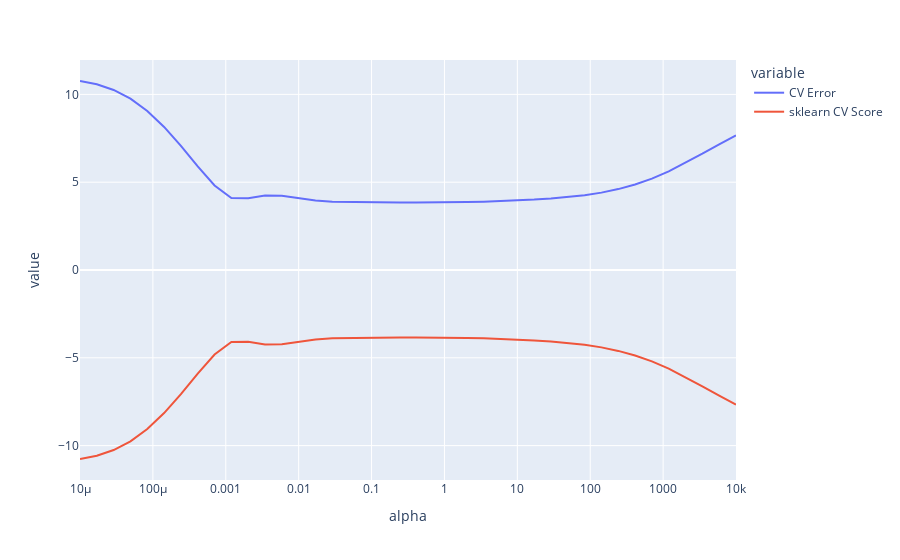

The code cell stored with this chart in its notebook:
### Code cell
px.line(error_vs_alpha, x = "alpha", y = ["CV Error", "sklearn CV Score"], log_x=True)

### Figure 1 — Plotly figure (JSON) as saved in the notebook; plotly's stock layout.template omitted (floating-point values rounded to 4 significant figures)
{"data": [{"hovertemplate": "variable=CV Error<br>alpha=%{x}<br>value=%{y}<extra></extra>", "legendgroup": "CV Error", "line": {"color": "#636efa", "dash": "solid"}, "marker": {"symbol": "circle"}, "mode": "lines", "name": "CV Error", "orientation": "v", "showlegend": true, "type": "scatter", "x": [1e-05, 1.701e-05, 2.894e-05, 4.924e-05, 8.377e-05, 0.0001425, 0.0002424, 0.0004125, 0.0007017, 0.001194, 0.002031, 0.003455, 0.005878, 0.01, 0.01701, 0.02894, 0.04924, 0.08377, 0.1425, 0.2424, 0.4125, 0.7017, 1.194, 2.031, 3.455, 5.878, 10, 17.01, 28.94, 49.24, 83.77, 142.5, 242.4, 412.5, 701.7, 1194.0, 2031.0, 3455.0, 5878.0, 10000], "xaxis": "x", "y": [10.76, 10.58, 10.25, 9.756, 9.055, 8.148, 7.07, 5.905, 4.811, 4.104, 4.08, 4.241, 4.225, 4.087, 3.957, 3.89, 3.868, 3.859, 3.85, 3.842, 3.837, 3.838, 3.848, 3.867, 3.893, 3.925, 3.963, 4.01, 4.07, 4.149, 4.257, 4.407, 4.608, 4.87, 5.204, 5.617, 6.1, 6.625, 7.158, 7.666], "yaxis": "y"}, {"hovertemplate": "variable=sklearn CV Score<br>alpha=%{x}<br>value=%{y}<extra></extra>", "legendgroup": "sklearn CV Score", "line": {"color": "#EF553B", "dash": "solid"}, "marker": {"symbol": "circle"}, "mode": "lines", "name": "sklearn CV Score", "orientation": "v", "showlegend": true, "type": "scatter", "x": [1e-05, 1.701e-05, 2.894e-05, 4.924e-05, 8.377e-05, 0.0001425, 0.0002424, 0.0004125, 0.0007017, 0.001194, 0.002031, 0.003455, 0.005878, 0.01, 0.01701, 0.02894, 0.04924, 0.08377, 0.1425, 0.2424, 0.4125, 0.7017, 1.194, 2.031, 3.455, 5.878, 10, 17.01, 28.94, 49.24, 83.77, 142.5, 242.4, 412.5, 701.7, 1194.0, 2031.0, 3455.0, 5878.0, 10000], "xaxis": "x", "y": [-10.76, -10.58, -10.25, -9.756, -9.055, -8.148, -7.07, -5.905, -4.811, -4.104, -4.08, -4.241, -4.225, -4.087, -3.957, -3.89, -3.868, -3.859, -3.85, -3.842, -3.837, -3.838, -3.848, -3.867, -3.893, -3.925, -3.963, -4.01, -4.07, -4.149, -4.257, -4.407, -4.608, -4.87, -5.204, -5.617, -6.1, -6.625, -7.158, -7.666], "yaxis": "y"}], "layout": {"autosize": true, "legend": {"title": {"text": "variable"}, "tracegroupgap": 0}, "margin": {"t": 60}, "xaxis": {"anchor": "y", "autorange": true, "domain": [0, 1], "range": [-5, 4], "title": {"text": "alpha"}, "type": "log"}, "yaxis": {"anchor": "x", "autorange": true, "domain": [0, 1], "range": [-11.96, 11.96], "title": {"text": "value"}, "type": "linear"}}}
